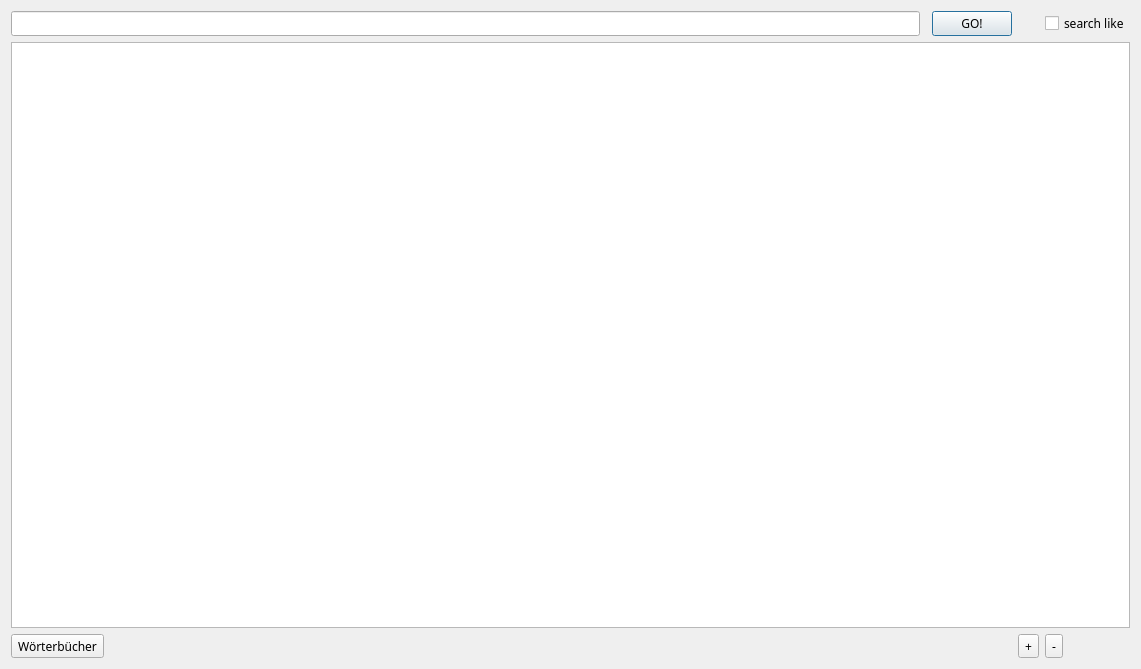
<?xml version="1.0" encoding="UTF-8"?>
<ui version="4.0">
 <class>Dialog</class>
 <widget class="QDialog" name="Dialog">
  <property name="geometry">
   <rect>
    <x>0</x>
    <y>0</y>
    <width>1141</width>
    <height>669</height>
   </rect>
  </property>
  <property name="font">
   <font>
    <family>Garamond Premier Pro</family>
   </font>
  </property>
  <property name="windowTitle">
   <string>ReDict</string>
  </property>
  <layout class="QGridLayout" name="gridLayout">
   <item row="2" column="5">
    <widget class="QToolButton" name="tbtn_ZoomOut">
     <property name="text">
      <string>-</string>
     </property>
    </widget>
   </item>
   <item row="0" column="5">
    <widget class="QCheckBox" name="ckboxLike">
     <property name="text">
      <string>search like</string>
     </property>
    </widget>
   </item>
   <item row="0" column="2" colspan="2">
    <widget class="QPushButton" name="btnGo">
     <property name="text">
      <string>GO!</string>
     </property>
     <property name="default">
      <bool>true</bool>
     </property>
    </widget>
   </item>
   <item row="0" column="0">
    <widget class="QLineEdit" name="txtSearch"/>
   </item>
   <item row="1" column="0" colspan="6">
    <widget class="QTextEdit" name="txtResult">
     <property name="font">
      <font>
       <pointsize>14</pointsize>
      </font>
     </property>
    </widget>
   </item>
   <item row="2" column="4">
    <widget class="QToolButton" name="tbtn_ZoomIn">
     <property name="text">
      <string>+</string>
     </property>
    </widget>
   </item>
   <item row="2" column="0" colspan="2">
    <widget class="QToolButton" name="tbtn_dicts">
     <property name="text">
      <string>Wörterbücher</string>
     </property>
    </widget>
   </item>
  </layout>
 </widget>
 <resources/>
 <connections/>
</ui>
